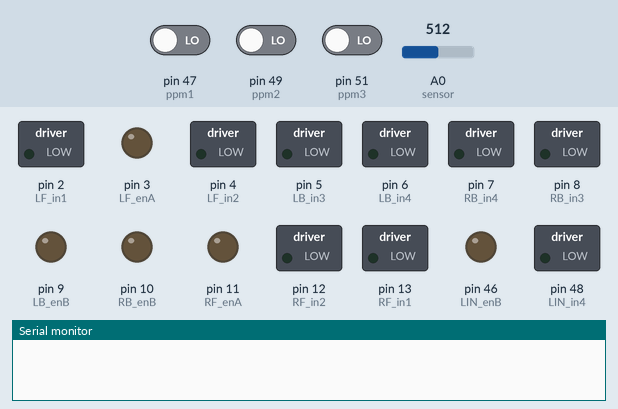
Recording of a sketch running on a simulated Arduino Mega 2560, built with avr-gcc and run on an emulated ATmega2560. On the bench: switched loads named in the sketch (green lamp = pin HIGH), output pins drawn as LEDs (lit = HIGH), the last lines printed to the serial monitor. The test bench sets the inputs (shaded band); at power-on: pin 47 (ppm1) LOW, pin 49 (ppm2) LOW, pin 51 (ppm3) LOW, A0 (sensor) = 512.

Above: at 6.2 s.
At 11.7 s:
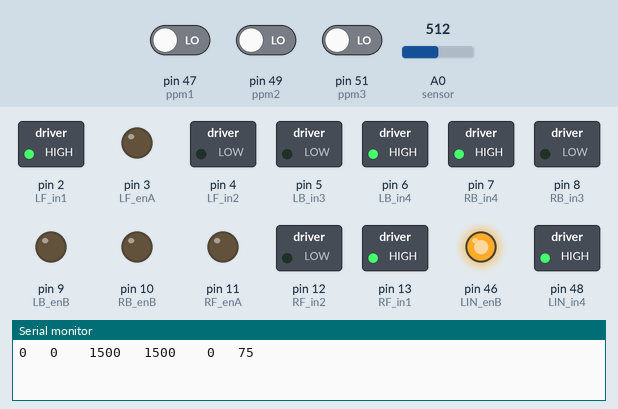
Timing chart, 0 to 14.7 s (numbered marks = the images above):
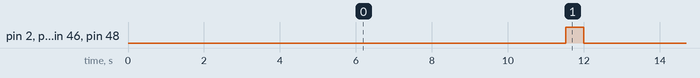

The sketch:

rover_operating_code.ino
```cpp
// Decode 3 r/c signals using interrupts.
// The 2 motor channels have full 0-100% high-resolution pwm speed control
// Scoop channel has
//
// Quadrants of the joystick shown: Q1 = forward right, Q2 = forward left, Q3 = reverse left, Q4 = reverse right
//                |
//                |
//          Q2    |    Q1
//                |
//      __________|___________
//                |
//          Q3    |    Q4
//                |
//                |
//

// Inputs from RC receiver
int ppm1 = 47;
int ppm2 = 49;
int ppm3 = 51;

// connect motor controller pins to Arduino digital pins
// Linear Actuator - Motor B

int LIN_enB = 46;
int LIN_in3 = 50;
int LIN_in4 = 48;

// LEFT
// Left Front - Motor A
int LF_enA = 3; // PWM
int LF_in1 = 2;
int LF_in2 = 4;

// Left Back - Motor B
int LB_in3 = 5;
int LB_in4 = 6;
int LB_enB = 9; // PWM

// RIGHT
// Right Front - Motor B
int RB_enB = 10; //PWM
int RB_in4 = 7;
int RB_in3 = 8;

// Right Back - Motor A
int RF_in2 = 12;
int RF_in1 = 13;
int RF_enA = 11; //PWM

int current_sense; // variable to hold current sensor value

int current_limit = 5;  // sets the amperage limit that when exceeded on either motor, tells the motor driver to cut power to both motors for 1 second.

int cool_off = 10000; // number of milliseconds to stop motors if current limit is reached

unsigned int servo1_val; // unsigned integer simply means that it cannot be negative... makes sense
int adj_val1;
int servo1_Ready;

unsigned int servo2_val;
int adj_val2;
int servo2_Ready;

unsigned int servo3_val;
int adj_val3;
int servo3_Ready;

unsigned int servo4_val;
int adj_val4;
int servo4_Ready;

////////////////////////////////

int deadband = 50; // sets the total deadband - this number is divided by 2 to get the deadband for each direction. Higher value will yield larger neutral band.
int deadband_high = deadband / 2; // sets deadband_high to be half of deadband (ie. 10/2 = 5)
int deadband_low = deadband_high * -1; // sets deadband_low to be negative half of deadband (ie. 5 * -1 = -5)

// You can adjust these values to calibrate the code to your specific radio - check the Serial Monitor to see your values.
int low1 = 900;
int high1 = 2000;
int low2 = 900;
int high2 = 2000;

int x; // this will represent the x coordinate
int y; // this will represent the y coordinate

int left; // X and y will be converted into left and right values
int right; // X and y will be converted into left and right values

int speed_low;
int speed_high;

int speed_limit = 255;

int speed_max = 255;
int speed_min = 0;


void setup() {

  TCCR1B = TCCR1B & 0b11111000 | 0x01; // change PWM frequency on pins 9 and 10 to 32kHz
  TCCR2B = TCCR2B & 0b11111000 | 0x01; // change PWM frequency on pins 3 and 11 to 32kHz

  Serial.begin(9600);

  // set all the motor control pins to outputs
  pinMode(LIN_enB, OUTPUT);
  pinMode(LIN_in3, OUTPUT);
  pinMode(LIN_in4, OUTPUT);

  pinMode(RF_enA, OUTPUT);
  pinMode(RF_in1, OUTPUT);
  pinMode(RF_in2, OUTPUT);

  pinMode(RB_in3, OUTPUT);
  pinMode(RB_in4, OUTPUT);
  pinMode(RB_enB, OUTPUT);

  pinMode(LF_enA, OUTPUT);
  pinMode(LF_in1, OUTPUT);
  pinMode(LF_in2, OUTPUT);

  pinMode(LB_in3, OUTPUT);
  pinMode(LB_in4, OUTPUT);
  pinMode(LB_enB, OUTPUT);

  //PPM inputs from RC receiver
  pinMode(ppm1, INPUT);
  pinMode(ppm2, INPUT);
  pinMode(ppm3, INPUT);

  delay(1000);

}


void pulse(){

  servo1_val = pulseIn(ppm1, HIGH, 20000); // read pulse from channel 1
  // make sure servo 1 value is within range (between 800 and 2200 microseconds)
  if (servo1_val > 800 && servo1_val < 2200){
    servo1_Ready = true;
  }
  else {
    servo1_Ready = false;
    servo1_val = 1500;
  }

  servo2_val = pulseIn(ppm2, HIGH, 20000); // read pulse from channel 2
  if (servo2_val > 800 && servo2_val < 2200){
    servo2_Ready = true;
  }
  else {
    servo2_Ready = false;
    servo2_val = 1500;
  }

    servo3_val = pulseIn(ppm3, HIGH, 20000); // read pulse from channel 3
  if (servo3_val > 1800){
    raise_scoop();
  }

  else if (servo3_val < 1200){
    lower_scoop();
  }
  else{
    stop_scoop();
  }
}

void loop() {


  unsigned int x=0;
  float AcsValue=0.0,Samples=0.0,AvgAcs=0.0,AcsValueF=0.0;

  for (int x = 0; x < 150; x++){ //Get 150 samples
  AcsValue = analogRead(A0);     //Read current sensor values
  current_sense = current_sense + AcsValue;  //Add samples together
  delay (3); // let ADC settle before next sample 3ms
}

current_sense = current_sense/150.0;//Taking Average

  if (current_sense > current_limit){
    stop_scoop();
    left_stop();
    right_stop();
    delay(cool_off);
  }


  ///////////////////////////////

  pulse(); // read pulses

  ///////////////////////////////

  if (servo1_Ready) {

    servo1_Ready = false;
    // map servo value from 1500 microseconds (neutral) to a value of 0.
    //If pulse is above neutral (forward) value will be 0 to 255, otherwise it will be 0 to -255 for reverse
    adj_val1 = map(servo1_val, low1, high1, -speed_limit, speed_limit);
    adj_val1 = constrain(adj_val1, -speed_limit, speed_limit);

    x = adj_val1;

  }
  if (servo2_Ready) {

    servo2_Ready = false;

    adj_val2 = map(servo2_val ,low2, high2, -speed_limit, speed_limit);
    adj_val2 = constrain(adj_val2, -speed_limit, speed_limit);

    y = adj_val2;

  }


  if (x > deadband_high) {  // if the Up/Down R/C input is above the upper threshold, go FORWARD

    // now check to see if left/right input from R/C is to the left, to the right, or centered.

    if (y > deadband_high) { // go forward while turning right proportional to the R/C left/right input
      left = x;
      right = x - y;
      test(); // make sure signal stays within range of the Arduino capable values
      left_forward(left);
      right_forward(right);
      // quadrant 1
    }

    else if (y < deadband_low) {   // go forward while turning left proportional to the R/C left/right input
      left = x - (y * -1);  // remember that in this case, y will be a negative number
      right = x;
      test();
      left_forward(left);
      right_forward(right);
      // quadrant 2
    }

    else {   // left/right stick is centered, go straight forward
      left = x;
      right = x;
      test();
      left_forward(left);
      right_forward(right);
    }
  }

  else if (x < deadband_low) {    // otherwise, if the Up/Down R/C input is below lower threshold, go BACKWARD

    // remember that x is below deadband_low, it will always be a negative number, we need to multiply it by -1 to make it positive.
    // now check to see if left/right input from R/C is to the left, to the right, or centered.

    if (y > deadband_high) { // // go backward while turning right proportional to the R/C left/right input
      left = (x * -1);
      right = (x * -1) - y;
      test();
      left_reverse(left);
      right_reverse(right);
      // quadrant 4
    }

    else if (y < deadband_low) {   // go backward while turning left proportional to the R/C left/right input
      left = (x * -1) - (y * -1);
      right = x * -1;
      test();
      left_reverse(left);
      right_reverse(right);
      // quadrant 3
    }

    else {   // left/right stick is centered, go straight backwards
      left = x * -1;
      right = x * -1;
      test();
      left_reverse(left);
      right_reverse(right);
    }

  }

  else {     // if neither of the above 2 conditions is met, the Up/Down R/C input is centered (neutral)

    if (y > deadband_high) { //spin right

      left = y;
      right = y;
      test();
      left_forward(left);
      right_reverse(right);

    }

    else if (y < deadband_low) { //spin left

      left = (y * -1);
      right = (y * -1);
      test();
      left_reverse(left);
      right_forward(right);

    }

    else {

      left = 0;
      right = 0;
      left_stop();
      right_stop();
    }

  }

  Serial.print(left);
  Serial.print("   ");
  Serial.print(right);
  Serial.print("    ");

  Serial.print(servo1_val);
  Serial.print("   ");
  Serial.print(servo2_val);
  Serial.print("    ");
  Serial.print(servo3_val);
  Serial.print("   ");
  Serial.print(current_sense);
  Serial.print("   ");
}


int test() {

  // make sure we don't try to write any invalid PWM values to the h-bridge, ie. above 255 or below 0.

  if (left > 254) {
    left = 255;
  }
  if (left < 1) {
    left = 0;
  }
  if (right > 254) {
    right = 255;
  }
  if (right < 1) {
    right = 0;
  }

}


// Create single instances for each motor direction, so we don't accidentally write a shoot-through condition to the H-bridge.

void right_forward(int m2_speed){
  analogWrite(RF_enA, m2_speed);
  digitalWrite(RF_in1, LOW);
  digitalWrite(RF_in2, HIGH);
  digitalWrite(RB_in3, HIGH);
  digitalWrite(RB_in4, LOW);
  analogWrite(RB_enB, m2_speed);
}

void right_reverse(int m2_speed){
  analogWrite(RF_enA, m2_speed);
  digitalWrite(RF_in1, HIGH);
  digitalWrite(RF_in2, LOW);
  digitalWrite(RB_in3, LOW);
  digitalWrite(RB_in4, HIGH);
  analogWrite(RB_enB, m2_speed);
}

void left_forward(int m1_speed){
  analogWrite(LF_enA, m1_speed);
  digitalWrite(LF_in1, LOW);
  digitalWrite(LF_in2, HIGH);
  digitalWrite(LB_in3, HIGH);
  digitalWrite(LB_in4, LOW);
  analogWrite(LB_enB, m1_speed);

}

void left_reverse(int m1_speed){
  analogWrite(LF_enA, m1_speed);
  digitalWrite(LF_in1, HIGH);
  digitalWrite(LF_in2, LOW);
  digitalWrite(LB_in3, LOW);
  digitalWrite(LB_in4, HIGH);
  analogWrite(LB_enB, m1_speed);
}

void right_stop(){
  digitalWrite(RF_in1, LOW);
  digitalWrite(RF_in2, LOW);
  digitalWrite(RB_in3, LOW);
  digitalWrite(RB_in4, LOW);
}

void left_stop(){
  digitalWrite(LF_in1, LOW);
  digitalWrite(LF_in2, LOW);
  digitalWrite(LB_in3, LOW);
  digitalWrite(LB_in4, LOW);
}

void raise_scoop(){
  digitalWrite(LIN_in3, HIGH);
  digitalWrite(LIN_in4, LOW);
  analogWrite(LIN_enB, 255);
}

void lower_scoop(){
  digitalWrite(LIN_in3, LOW);
  digitalWrite(LIN_in4, HIGH);
  analogWrite(LIN_enB, 255);
}

void stop_scoop(){
  digitalWrite(LIN_in3, LOW);
  digitalWrite(LIN_in4, LOW);
  analogWrite(LIN_enB,0);
}
```

Measured:
- by itself, pin 2 (LF_in1), pin 6 (LB_in4), pin 7 (RB_in4), pin 13 (RF_in1), pin 46 (LIN_enB), pin 48 (LIN_in4): alternates HIGH for 0.47 s and LOW for 10.1 s
